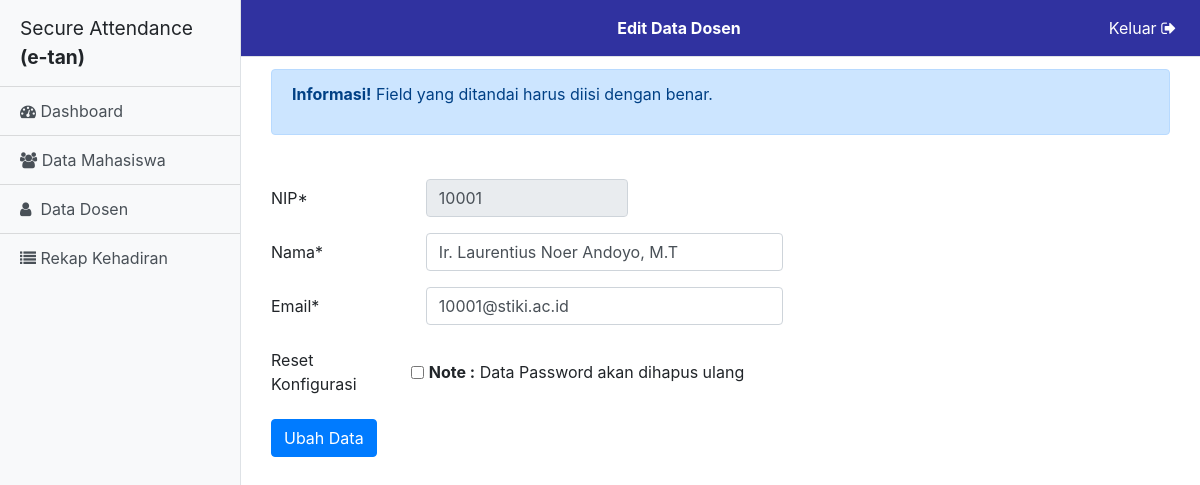
Screenshot of /Dosen/edit_dosen/10001 with the database file from the repository.
### tables this page shows
CREATE TABLE `dosen` (
  `NIP_DOSEN` int(11) NOT NULL,
  `PASS_DOSEN` varchar(25) DEFAULT NULL,
  `NAMA_DOSEN` varchar(50) DEFAULT NULL,
  `EMAIL_DOSEN` varchar(25) DEFAULT NULL,
  `STATUS_LOGIN` int(11) DEFAULT '0',
  `STATUS_PASS` int(11) DEFAULT '0'
);

### application/controllers/Dosen.php (called while the page is built, shortened)
<?php
class Dosen extends CI_Controller {
	function __construct(){
		$this->load->model('Mdosen');
	}
	public function edit_dosen($nip){
		$data['main_content'] = 'dosen/edit';
		$data['page_title'] = 'Edit Data Dosen';
		$data['dosen'] = $this->Mdosen->getDosen($nip);
		$this->load->view('dashboard', $data);
	}
}

### index.php (called while the page is built, shortened)
<?php
require_once BASEPATH.'core/CodeIgniter.php';

### application/models/Mdosen.php (called while the page is built, shortened)
<?php
class Mdosen extends CI_Model {
  public function getDosen($nip){
    return $this->db->where('NIP_DOSEN', $nip)->get('dosen')->row();
  }
}
?>

### application/views/dosen/edit.php (the view, shortened to what this page needs)
<div class="py-1">
</div>
<div class="py-1">
  <div class="container">
    <div class="alert alert-primary" role="alert">
      <p><b>Informasi!</b> Field yang ditandai harus diisi dengan benar.</p>
    </div>
  </div>
</div>
<div class="py-4">
  <div class="container">
    <form id="c_form-h" method="post" action="<?= base_url('Dosen/update'); ?>" enctype="multipart/form-data">
      <div class="form-group row">
        <label for="nip" class="col-2 col-form-label">NIP*</label>
        <div class="col-3">
          <input type="text" class="form-control" name="nip" value="<?= $dosen->NIP_DOSEN ?>" readonly>
        </div>
      </div>
      <div class="form-group row">
        <label for="nama" class="col-2 col-form-label">Nama*</label>
        <div class="col-5">
          <input type="text" class="form-control" name="nama" value="<?= $dosen->NAMA_DOSEN ?>">
        </div>
      </div>
     <div class="form-group row">
        <label for="email" class="col-2 col-form-label">Email*</label>
        <div class="col-5">
          <input type="email" class="form-control" name="email" value="<?= $dosen->EMAIL_DOSEN ?>">
        </div>
      </div>
      <div class="form-group row">
        <label for="reset" class="col-2 col-form-label">Reset Konfigurasi</label>
        <div class="form-check form-check-inline">
          <input class="form-check-input" type="checkbox" name="reset">
          <label class="form-check-label"> <b>Note :</b> Data Password akan dihapus ulang</label>
        </div>
      </div>
      <button type="submit" class="btn btn-primary">Ubah Data</button>
    </form>
  </div>
</div>

### assets/css/simple-sidebar.css (style rules this page uses)
body { overflow-x: hidden; }

### rows the page displays
dosen: nip "10001", nama "Ir. Laurentius Noer Andoyo, M.T", email "10001@stiki.ac.id"

### other values shown
$page_title "Edit Data Dosen"
